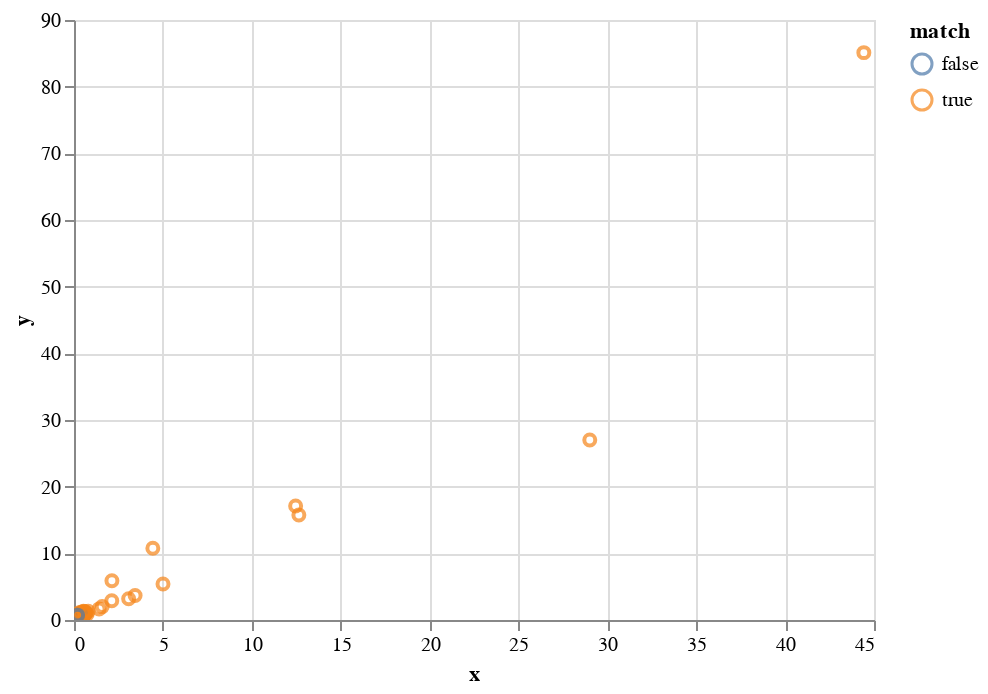

The cell this chart's notebook holds for it:
### Code cell
from sklearn.decomposition import PCA
from sklearn.linear_model import LogisticRegression
from sklearn.metrics import confusion_matrix, accuracy_score, plot_confusion_matrix
from sklearn.preprocessing import StandardScaler, Normalizer
from sklearn.pipeline import make_pipeline
from sklearn.svm import SVC

df = all_df.query("pool.str.contains('193')", engine="python").reset_index(drop=True).copy()
df["statut"] = df["statut"].replace("0", "neg").replace("inconnu","neg").map({"pos":1, "neg": 0})



features = df[["TOTAL","FORWARD_PRIMER_N1","FORWARD_PRIMER_N2", "N1","N2", "HUMAIN", "SPIKE_HUMAN", "SPIKE_N1", "SPIKE_N2"]].copy()

target = df["statut"].copy()


model = make_pipeline( LogisticRegression(max_iter=1000))

model.fit(features, target)
print( "Accurency", model.score(features, target))

plot_confusion_matrix(model, features, target)

predicted = model.predict(features)
predicted_proba = model.predict_proba(features)


features["observed"] = target 
features["predicted"] = predicted 
features["predicted_proba"] = predicted_proba[:,1] * 100 

features["well"] = df["well"]
features["comment"] = df["comment"]

features["match"] = features["predicted"] == features["observed"]

alt.Chart(features).mark_point().encode(
    x="x:Q", y="y:Q", color="match:N", tooltip="comment"
).transform_calculate(
    x='datum.N1/datum.SPIKE_N1',
    y='datum.N2/datum.SPIKE_N2',
).interactive()

### Figure 1 — Vega-Lite specification as saved in the notebook (floating-point values rounded to 4 significant figures)
{"config": {"view": {"continuousWidth": 400, "continuousHeight": 300}}, "data": {"name": "data-2bf29692a167beb979bd61fa9f1b5d9f"}, "mark": "point", "encoding": {"color": {"type": "nominal", "field": "match"}, "tooltip": {"type": "nominal", "field": "comment"}, "x": {"type": "quantitative", "field": "x"}, "y": {"type": "quantitative", "field": "y"}}, "selection": {"selector001": {"type": "interval", "bind": "scales", "encodings": ["x", "y"]}}, "transform": [{"calculate": "datum.N1/datum.SPIKE_N1", "as": "x"}, {"calculate": "datum.N2/datum.SPIKE_N2", "as": "y"}], "$schema": "https://vega.github.io/schema/vega-lite/v4.8.1.json", "datasets": {"data-2bf29692a167beb979bd61fa9f1b5d9f": [{"TOTAL": 48566, "FORWARD_PRIMER_N1": 26050, "FORWARD_PRIMER_N2": 16598, "N1": 17816, "N2": 14226, "HUMAIN": 190, "SPIKE_HUMAN": 1915, "SPIKE_N1": 8353, "SPIKE_N2": 2415, "observed": 1, "predicted": 1, "predicted_proba": 100.0, "well": "A1", "comment": "17", "match": true}, {"TOTAL": 49751, "FORWARD_PRIMER_N1": 16494, "FORWARD_PRIMER_N2": 28583, "N1": 13649, "N2": 26105, "HUMAIN": 65, "SPIKE_HUMAN": 1008, "SPIKE_N1": 3078, "SPIKE_N2": 2424, "observed": 1, "predicted": 1, "predicted_proba": 100.0, "well": "B1", "comment": "18", "match": true}, {"TOTAL": 804732, "FORWARD_PRIMER_N1": 123947, "FORWARD_PRIMER_N2": 622929, "N1": 124621, "N2": 616918, "HUMAIN": 523, "SPIKE_HUMAN": 2311, "SPIKE_N1": 2805, "SPIKE_N2": 7249, "observed": 1, "predicted": 1, "predicted_proba": 100.0, "well": "C1", "comment": "19", "match": true}, {"TOTAL": 17904, "FORWARD_PRIMER_N1": 6142, "FORWARD_PRIMER_N2": 8251, "N1": 1118, "N2": 3547, "HUMAIN": 210, "SPIKE_HUMAN": 1780, "SPIKE_N1": 4830, "SPIKE_N2": 4722, "observed": 1, "predicted": 1, "predicted_proba": 57.26, "well": "D1", "comment": "20", "match": true}, {"TOTAL": 13298, "FORWARD_PRIMER_N1": 5774, "FORWARD_PRIMER_N2": 4957, "N1": 820, "N2": 1973, "HUMAIN": 145, "SPIKE_HUMAN": 1283, "SPIKE_N1": 4780, "SPIKE_N2": 2965, "observed": 1, "predicted": 1, "predicted_proba": 65.53, "well": "E1", "comment": "21", "match": true}, {"TOTAL": 27677, "FORWARD_PRIMER_N1": 12373, "FORWARD_PRIMER_N2": 10528, "N1": 1668, "N2": 4066, "HUMAIN": 356, "SPIKE_HUMAN": 2204, "SPIKE_N1": 10347, "SPIKE_N2": 6266, "observed": 1, "predicted": 1, "predicted_proba": 99.08, "well": "F1", "comment": "22", "match": true}, {"TOTAL": 16821, "FORWARD_PRIMER_N1": 5803, "FORWARD_PRIMER_N2": 8222, "N1": 885, "N2": 3487, "HUMAIN": 134, "SPIKE_HUMAN": 1344, "SPIKE_N1": 4754, "SPIKE_N2": 4626, "observed": 1, "predicted": 1, "predicted_proba": 95.53, "well": "G1", "comment": "23", "match": true}, {"TOTAL": 23896, "FORWARD_PRIMER_N1": 11534, "FORWARD_PRIMER_N2": 9215, "N1": 3121, "N2": 4445, "HUMAIN": 124, "SPIKE_HUMAN": 1142, "SPIKE_N1": 8046, "SPIKE_N2": 4566, "observed": 1, "predicted": 1, "predicted_proba": 100.0, "well": "H1", "comment": "24", "match": true}, {"TOTAL": 17137, "FORWARD_PRIMER_N1": 6576, "FORWARD_PRIMER_N2": 6346, "N1": 721, "N2": 2662, "HUMAIN": 291, "SPIKE_HUMAN": 2444, "SPIKE_N1": 5624, "SPIKE_N2": 3639, "observed": 0, "predicted": 0, "predicted_proba": 2.152, "well": "A2", "comment": "25", "match": true}, {"TOTAL": 13091, "FORWARD_PRIMER_N1": 6083, "FORWARD_PRIMER_N2": 4236, "N1": 361, "N2": 1409, "HUMAIN": 103, "SPIKE_HUMAN": 1576, "SPIKE_N1": 5435, "SPIKE_N2": 2759, "observed": 0, "predicted": 0, "predicted_proba": 24.26, "well": "B2", "comment": "26", "match": true}, {"TOTAL": 14596, "FORWARD_PRIMER_N1": 5205, "FORWARD_PRIMER_N2": 6422, "N1": 560, "N2": 2197, "HUMAIN": 208, "SPIKE_HUMAN": 1513, "SPIKE_N1": 4525, "SPIKE_N2": 4224, "observed": 0, "predicted": 0, "predicted_proba": 26.53, "well": "C2", "comment": "27", "match": true}, {"TOTAL": 18340, "FORWARD_PRIMER_N1": 6934, "FORWARD_PRIMER_N2": 7755, "N1": 360, "N2": 2144, "HUMAIN": 143, "SPIKE_HUMAN": 1938, "SPIKE_N1": 6310, "SPIKE_N2": 5487, "observed": 0, "predicted": 0, "predicted_proba": 22.73, "well": "D2", "comment": "28", "match": true}, {"TOTAL": 19403, "FORWARD_PRIMER_N1": 6241, "FORWARD_PRIMER_N2": 7445, "N1": 956, "N2": 3518, "HUMAIN": 480, "SPIKE_HUMAN": 3371, "SPIKE_N1": 5148, "SPIKE_N2": 3998, "observed": 0, "predicted": 0, "predicted_proba": 0.01502, "well": "E2", "comment": "29", "match": true}, {"TOTAL": 23623, "FORWARD_PRIMER_N1": 10021, "FORWARD_PRIMER_N2": 9138, "N1": 447, "N2": 2039, "HUMAIN": 107, "SPIKE_HUMAN": 2290, "SPIKE_N1": 9247, "SPIKE_N2": 6967, "observed": 0, "predicted": 0, "predicted_proba": 33.73, "well": "F2", "comment": "30", "match": true}, {"TOTAL": 18163, "FORWARD_PRIMER_N1": 6603, "FORWARD_PRIMER_N2": 7744, "N1": 334, "N2": 2419, "HUMAIN": 215, "SPIKE_HUMAN": 2036, "SPIKE_N1": 6005, "SPIKE_N2": 5346, "observed": 0, "predicted": 0, "predicted_proba": 6.415, "well": "G2", "comment": "31", "match": true}, {"TOTAL": 26064, "FORWARD_PRIMER_N1": 14417, "FORWARD_PRIMER_N2": 6645, "N1": 554, "N2": 1990, "HUMAIN": 102, "SPIKE_HUMAN": 2627, "SPIKE_N1": 13199, "SPIKE_N2": 4591, "observed": 0, "predicted": 1, "predicted_proba": 54.89, "well": "H2", "comment": "32", "match": false}, {"TOTAL": 14509, "FORWARD_PRIMER_N1": 7140, "FORWARD_PRIMER_N2": 3967, "N1": 331, "N2": 1314, "HUMAIN": 691, "SPIKE_HUMAN": 1472, "SPIKE_N1": 6597, "SPIKE_N2": 2630, "observed": 0, "predicted": 0, "predicted_proba": 7.521, "well": "A3", "comment": "33", "match": true}, {"TOTAL": 14802, "FORWARD_PRIMER_N1": 5584, "FORWARD_PRIMER_N2": 5723, "N1": 976, "N2": 2421, "HUMAIN": 314, "SPIKE_HUMAN": 1895, "SPIKE_N1": 4484, "SPIKE_N2": 3244, "observed": 0, "predicted": 0, "predicted_proba": 11.8, "well": "B3", "comment": "0", "match": true}, {"TOTAL": 19781, "FORWARD_PRIMER_N1": 5947, "FORWARD_PRIMER_N2": 10670, "N1": 1967, "N2": 5753, "HUMAIN": 271, "SPIKE_HUMAN": 1353, "SPIKE_N1": 3809, "SPIKE_N2": 4767, "observed": 1, "predicted": 1, "predicted_proba": 99.84, "well": "C3", "comment": "A100", "match": true}, {"TOTAL": 22531, "FORWARD_PRIMER_N1": 9978, "FORWARD_PRIMER_N2": 8410, "N1": 2677, "N2": 4409, "HUMAIN": 242, "SPIKE_HUMAN": 1990, "SPIKE_N1": 7031, "SPIKE_N2": 3849, "observed": 1, "predicted": 1, "predicted_proba": 99.4, "well": "D3", "comment": "A100", "match": true}, {"TOTAL": 19483, "FORWARD_PRIMER_N1": 2854, "FORWARD_PRIMER_N2": 12946, "N1": 973, "N2": 7324, "HUMAIN": 201, "SPIKE_HUMAN": 1918, "SPIKE_N1": 1834, "SPIKE_N2": 5519, "observed": 1, "predicted": 1, "predicted_proba": 93.32, "well": "E3", "comment": "A100", "match": true}, {"TOTAL": 24621, "FORWARD_PRIMER_N1": 12187, "FORWARD_PRIMER_N2": 7859, "N1": 577, "N2": 1806, "HUMAIN": 68, "SPIKE_HUMAN": 2389, "SPIKE_N1": 11064, "SPIKE_N2": 5970, "observed": 1, "predicted": 0, "predicted_proba": 49.16, "well": "F3", "comment": "B100", "match": false}, {"TOTAL": 12443, "FORWARD_PRIMER_N1": 3490, "FORWARD_PRIMER_N2": 6643, "N1": 280, "N2": 2605, "HUMAIN": 46, "SPIKE_HUMAN": 1247, "SPIKE_N1": 3105, "SPIKE_N2": 3858, "observed": 1, "predicted": 1, "predicted_proba": 70.88, "well": "G3", "comment": "B100", "match": true}, {"TOTAL": 23330, "FORWARD_PRIMER_N1": 12117, "FORWARD_PRIMER_N2": 7015, "N1": 653, "N2": 2253, "HUMAIN": 111, "SPIKE_HUMAN": 2144, "SPIKE_N1": 10912, "SPIKE_N2": 4697, "observed": 1, "predicted": 1, "predicted_proba": 81.89, "well": "H3", "comment": "B100", "match": true}, {"TOTAL": 102509, "FORWARD_PRIMER_N1": 61840, "FORWARD_PRIMER_N2": 24642, "N1": 41663, "N2": 17854, "HUMAIN": 1457, "SPIKE_HUMAN": 5885, "SPIKE_N1": 19606, "SPIKE_N2": 6193, "observed": 1, "predicted": 1, "predicted_proba": 100.0, "well": "A1", "comment": "17", "match": true}, {"TOTAL": 131975, "FORWARD_PRIMER_N1": 60158, "FORWARD_PRIMER_N2": 57595, "N1": 50568, "N2": 47737, "HUMAIN": 671, "SPIKE_HUMAN": 3401, "SPIKE_N1": 10101, "SPIKE_N2": 8841, "observed": 1, "predicted": 1, "predicted_proba": 100.0, "well": "B1", "comment": "18", "match": true}, {"TOTAL": 1034674, "FORWARD_PRIMER_N1": 271499, "FORWARD_PRIMER_N2": 673027, "N1": 268220, "N2": 641602, "HUMAIN": 5221, "SPIKE_HUMAN": 8141, "SPIKE_N1": 9245, "SPIKE_N2": 23769, "observed": 1, "predicted": 1, "predicted_proba": 100.0, "well": "C1", "comment": "19", "match": true}, {"TOTAL": 52026, "FORWARD_PRIMER_N1": 18732, "FORWARD_PRIMER_N2": 21853, "N1": 5354, "N2": 7748, "HUMAIN": 1777, "SPIKE_HUMAN": 5368, "SPIKE_N1": 12695, "SPIKE_N2": 13177, "observed": 1, "predicted": 1, "predicted_proba": 60.84, "well": "D1", "comment": "20", "match": true}, {"TOTAL": 39110, "FORWARD_PRIMER_N1": 17069, "FORWARD_PRIMER_N2": 13725, "N1": 4137, "N2": 4472, "HUMAIN": 1137, "SPIKE_HUMAN": 3953, "SPIKE_N1": 12282, "SPIKE_N2": 8654, "observed": 1, "predicted": 1, "predicted_proba": 81.13, "well": "E1", "comment": "21", "match": true}, {"TOTAL": 79151, "FORWARD_PRIMER_N1": 35258, "FORWARD_PRIMER_N2": 27742, "N1": 8510, "N2": 9408, "HUMAIN": 2890, "SPIKE_HUMAN": 6760, "SPIKE_N1": 25194, "SPIKE_N2": 17130, "observed": 1, "predicted": 1, "predicted_proba": 99.91, "well": "F1", "comment": "22", "match": true}, {"TOTAL": 46437, "FORWARD_PRIMER_N1": 16631, "FORWARD_PRIMER_N2": 21203, "N1": 3883, "N2": 7636, "HUMAIN": 1048, "SPIKE_HUMAN": 3885, "SPIKE_N1": 12004, "SPIKE_N2": 12734, "observed": 1, "predicted": 1, "predicted_proba": 99.89, "well": "G1", "comment": "23", "match": true}, {"TOTAL": 68212, "FORWARD_PRIMER_N1": 33350, "FORWARD_PRIMER_N2": 24933, "N1": 10739, "N2": 9673, "HUMAIN": 920, "SPIKE_HUMAN": 3771, "SPIKE_N1": 21405, "SPIKE_N2": 14064, "observed": 1, "predicted": 1, "predicted_proba": 100.0, "well": "H1", "comment": "24", "match": true}, {"TOTAL": 49336, "FORWARD_PRIMER_N1": 19550, "FORWARD_PRIMER_N2": 16458, "N1": 3968, "N2": 5872, "HUMAIN": 2149, "SPIKE_HUMAN": 6978, "SPIKE_N1": 14717, "SPIKE_N2": 9846, "observed": 0, "predicted": 0, "predicted_proba": 0.000345, "well": "A2", "comment": "25", "match": true}, {"TOTAL": 39259, "FORWARD_PRIMER_N1": 17044, "FORWARD_PRIMER_N2": 13330, "N1": 1972, "N2": 4167, "HUMAIN": 849, "SPIKE_HUMAN": 4714, "SPIKE_N1": 14144, "SPIKE_N2": 8583, "observed": 0, "predicted": 0, "predicted_proba": 2.144, "well": "B2", "comment": "26", "match": true}, {"TOTAL": 37026, "FORWARD_PRIMER_N1": 13058, "FORWARD_PRIMER_N2": 15858, "N1": 2532, "N2": 4665, "HUMAIN": 1209, "SPIKE_HUMAN": 3948, "SPIKE_N1": 9972, "SPIKE_N2": 10494, "observed": 0, "predicted": 0, "predicted_proba": 13.11, "well": "C2", "comment": "27", "match": true}, {"TOTAL": 49456, "FORWARD_PRIMER_N1": 18873, "FORWARD_PRIMER_N2": 20341, "N1": 2172, "N2": 5239, "HUMAIN": 850, "SPIKE_HUMAN": 5434, "SPIKE_N1": 15606, "SPIKE_N2": 14078, "observed": 0, "predicted": 0, "predicted_proba": 17.82, "well": "D2", "comment": "28", "match": true}, {"TOTAL": 59080, "FORWARD_PRIMER_N1": 18718, "FORWARD_PRIMER_N2": 20968, "N1": 4661, "N2": 7998, "HUMAIN": 4090, "SPIKE_HUMAN": 9972, "SPIKE_N1": 13190, "SPIKE_N2": 12122, "observed": 0, "predicted": 0, "predicted_proba": 2.565e-12, "well": "E2", "comment": "29", "match": true}, {"TOTAL": 56220, "FORWARD_PRIMER_N1": 24270, "FORWARD_PRIMER_N2": 20810, "N1": 2552, "N2": 4379, "HUMAIN": 767, "SPIKE_HUMAN": 5770, "SPIKE_N1": 20389, "SPIKE_N2": 15399, "observed": 0, "predicted": 1, "predicted_proba": 50.44, "well": "F2", "comment": "30", "match": false}, {"TOTAL": 46351, "FORWARD_PRIMER_N1": 16740, "FORWARD_PRIMER_N2": 19180, "N1": 1815, "N2": 4934, "HUMAIN": 1318, "SPIKE_HUMAN": 5317, "SPIKE_N1": 14068, "SPIKE_N2": 13372, "observed": 0, "predicted": 0, "predicted_proba": 0.3182, "well": "G2", "comment": "31", "match": true}, {"TOTAL": 67714, "FORWARD_PRIMER_N1": 36337, "FORWARD_PRIMER_N2": 17322, "N1": 3212, "N2": 4228, "HUMAIN": 932, "SPIKE_HUMAN": 7391, "SPIKE_N1": 30848, "SPIKE_N2": 12190, "observed": 0, "predicted": 0, "predicted_proba": 22.0, "well": "H2", "comment": "32", "match": true}, {"TOTAL": 40998, "FORWARD_PRIMER_N1": 18776, "FORWARD_PRIMER_N2": 10591, "N1": 2088, "N2": 3221, "HUMAIN": 3871, "SPIKE_HUMAN": 4292, "SPIKE_N1": 15620, "SPIKE_N2": 6984, "observed": 0, "predicted": 0, "predicted_proba": 5.304e-05, "well": "A3", "comment": "33", "match": true}, {"TOTAL": 46790, "FORWARD_PRIMER_N1": 16792, "FORWARD_PRIMER_N2": 17083, "N1": 4749, "N2": 6191, "HUMAIN": 2520, "SPIKE_HUMAN": 6521, "SPIKE_N1": 11391, "SPIKE_N2": 10062, "observed": 0, "predicted": 0, "predicted_proba": 0.0007592, "well": "B3", "comment": "0", "match": true}, {"TOTAL": 56685, "FORWARD_PRIMER_N1": 18575, "FORWARD_PRIMER_N2": 27273, "N1": 7654, "N2": 12020, "HUMAIN": 1946, "SPIKE_HUMAN": 4370, "SPIKE_N1": 10368, "SPIKE_N2": 14035, "observed": 1, "predicted": 1, "predicted_proba": 100.0, "well": "C3", "comment": "A100", "match": true}, {"TOTAL": 64022, "FORWARD_PRIMER_N1": 29665, "FORWARD_PRIMER_N2": 21329, "N1": 9925, "N2": 8883, "HUMAIN": 1798, "SPIKE_HUMAN": 5884, "SPIKE_N1": 18404, "SPIKE_N2": 11515, "observed": 1, "predicted": 1, "predicted_proba": 100.0, "well": "D3", "comment": "A100", "match": true}, {"TOTAL": 50241, "FORWARD_PRIMER_N1": 8014, "FORWARD_PRIMER_N2": 31243, "N1": 3014, "N2": 14140, "HUMAIN": 1432, "SPIKE_HUMAN": 5662, "SPIKE_N1": 4759, "SPIKE_N2": 15701, "observed": 1, "predicted": 1, "predicted_proba": 86.76, "well": "E3", "comment": "A100", "match": true}, {"TOTAL": 63311, "FORWARD_PRIMER_N1": 30885, "FORWARD_PRIMER_N2": 20031, "N1": 2856, "N2": 4255, "HUMAIN": 493, "SPIKE_HUMAN": 6617, "SPIKE_N1": 25979, "SPIKE_N2": 14774, "observed": 1, "predicted": 1, "predicted_proba": 67.75, "well": "F3", "comment": "B100", "match": true}, {"TOTAL": 38364, "FORWARD_PRIMER_N1": 10890, "FORWARD_PRIMER_N2": 20289, "N1": 1520, "N2": 7105, "HUMAIN": 390, "SPIKE_HUMAN": 3815, "SPIKE_N1": 8812, "SPIKE_N2": 12364, "observed": 1, "predicted": 1, "predicted_proba": 95.57, "well": "G3", "comment": "B100", "match": true}, {"TOTAL": 61096, "FORWARD_PRIMER_N1": 31759, "FORWARD_PRIMER_N2": 17861, "N1": 3378, "N2": 4827, "HUMAIN": 723, "SPIKE_HUMAN": 5864, "SPIKE_N1": 26390, "SPIKE_N2": 12042, "observed": 1, "predicted": 1, "predicted_proba": 99.63, "well": "H3", "comment": "B100", "match": true}, {"TOTAL": 66201, "FORWARD_PRIMER_N1": 35932, "FORWARD_PRIMER_N2": 19064, "N1": 21348, "N2": 11834, "HUMAIN": 482, "SPIKE_HUMAN": 5280, "SPIKE_N1": 15113, "SPIKE_N2": 7113, "observed": 1, "predicted": 1, "predicted_proba": 100.0, "well": "A1", "comment": "17", "match": true}, {"TOTAL": 83984, "FORWARD_PRIMER_N1": 36779, "FORWARD_PRIMER_N2": 37709, "N1": 28497, "N2": 28775, "HUMAIN": 246, "SPIKE_HUMAN": 2963, "SPIKE_N1": 9271, "SPIKE_N2": 9048, "observed": 1, "predicted": 1, "predicted_proba": 100.0, "well": "B1", "comment": "18", "match": true}, {"TOTAL": 507559, "FORWARD_PRIMER_N1": 129301, "FORWARD_PRIMER_N2": 331925, "N1": 125959, "N2": 315594, "HUMAIN": 1682, "SPIKE_HUMAN": 8809, "SPIKE_N1": 9958, "SPIKE_N2": 20032, "observed": 1, "predicted": 1, "predicted_proba": 100.0, "well": "C1", "comment": "19", "match": true}, {"TOTAL": 46109, "FORWARD_PRIMER_N1": 17266, "FORWARD_PRIMER_N2": 19629, "N1": 5302, "N2": 7870, "HUMAIN": 618, "SPIKE_HUMAN": 4977, "SPIKE_N1": 12098, "SPIKE_N2": 11473, "observed": 1, "predicted": 1, "predicted_proba": 98.08, "well": "D1", "comment": "20", "match": true}, {"TOTAL": 39842, "FORWARD_PRIMER_N1": 15833, "FORWARD_PRIMER_N2": 16841, "N1": 4698, "N2": 6433, "HUMAIN": 366, "SPIKE_HUMAN": 3693, "SPIKE_N1": 11098, "SPIKE_N2": 10202, "observed": 1, "predicted": 1, "predicted_proba": 99.88, "well": "E1", "comment": "21", "match": true}, {"TOTAL": 73019, "FORWARD_PRIMER_N1": 30050, "FORWARD_PRIMER_N2": 27378, "N1": 8184, "N2": 11259, "HUMAIN": 1260, "SPIKE_HUMAN": 8432, "SPIKE_N1": 21814, "SPIKE_N2": 15768, "observed": 1, "predicted": 1, "predicted_proba": 84.19, "well": "F1", "comment": "22", "match": true}, {"TOTAL": 42133, "FORWARD_PRIMER_N1": 13855, "FORWARD_PRIMER_N2": 20816, "N1": 3309, "N2": 8463, "HUMAIN": 394, "SPIKE_HUMAN": 3972, "SPIKE_N1": 10473, "SPIKE_N2": 11993, "observed": 1, "predicted": 1, "predicted_proba": 99.84, "well": "G1", "comment": "23", "match": true}, {"TOTAL": 51792, "FORWARD_PRIMER_N1": 22099, "FORWARD_PRIMER_N2": 21972, "N1": 7361, "N2": 9528, "HUMAIN": 331, "SPIKE_HUMAN": 3523, "SPIKE_N1": 14681, "SPIKE_N2": 11959, "observed": 1, "predicted": 1, "predicted_proba": 100.0, "well": "H1", "comment": "24", "match": true}, {"TOTAL": 41789, "FORWARD_PRIMER_N1": 13781, "FORWARD_PRIMER_N2": 17753, "N1": 3429, "N2": 7109, "HUMAIN": 686, "SPIKE_HUMAN": 6375, "SPIKE_N1": 10218, "SPIKE_N2": 10436, "observed": 0, "predicted": 0, "predicted_proba": 0.02814, "well": "A2", "comment": "25", "match": true}, {"TOTAL": 36557, "FORWARD_PRIMER_N1": 13273, "FORWARD_PRIMER_N2": 16334, "N1": 2168, "N2": 6235, "HUMAIN": 303, "SPIKE_HUMAN": 3887, "SPIKE_N1": 10861, "SPIKE_N2": 9832, "observed": 0, "predicted": 1, "predicted_proba": 88.89, "well": "B2", "comment": "26", "match": false}, {"TOTAL": 28173, "FORWARD_PRIMER_N1": 8702, "FORWARD_PRIMER_N2": 13603, "N1": 1869, "N2": 4660, "HUMAIN": 308, "SPIKE_HUMAN": 3443, "SPIKE_N1": 6743, "SPIKE_N2": 8684, "observed": 0, "predicted": 0, "predicted_proba": 21.1, "well": "C2", "comment": "27", "match": true}, {"TOTAL": 37483, "FORWARD_PRIMER_N1": 11990, "FORWARD_PRIMER_N2": 17573, "N1": 1476, "N2": 5800, "HUMAIN": 308, "SPIKE_HUMAN": 4772, "SPIKE_N1": 10282, "SPIKE_N2": 11428, "observed": 0, "predicted": 0, "predicted_proba": 2.987, "well": "D2", "comment": "28", "match": true}, {"TOTAL": 63948, "FORWARD_PRIMER_N1": 19913, "FORWARD_PRIMER_N2": 23755, "N1": 5296, "N2": 10416, "HUMAIN": 2156, "SPIKE_HUMAN": 12816, "SPIKE_N1": 14556, "SPIKE_N2": 13101, "observed": 0, "predicted": 0, "predicted_proba": 3.708e-13, "well": "E2", "comment": "29", "match": true}, {"TOTAL": 46882, "FORWARD_PRIMER_N1": 16863, "FORWARD_PRIMER_N2": 20317, "N1": 1827, "N2": 5589, "HUMAIN": 292, "SPIKE_HUMAN": 5695, "SPIKE_N1": 14561, "SPIKE_N2": 14421, "observed": 0, "predicted": 0, "predicted_proba": 0.8605, "well": "F2", "comment": "30", "match": true}, {"TOTAL": 38736, "FORWARD_PRIMER_N1": 11079, "FORWARD_PRIMER_N2": 19287, "N1": 1542, "N2": 6166, "HUMAIN": 404, "SPIKE_HUMAN": 4986, "SPIKE_N1": 9306, "SPIKE_N2": 12814, "observed": 0, "predicted": 0, "predicted_proba": 0.5063, "well": "G2", "comment": "31", "match": true}, {"TOTAL": 47190, "FORWARD_PRIMER_N1": 19532, "FORWARD_PRIMER_N2": 16621, "N1": 1864, "N2": 5124, "HUMAIN": 399, "SPIKE_HUMAN": 6733, "SPIKE_N1": 17237, "SPIKE_N2": 11205, "observed": 0, "predicted": 0, "predicted_proba": 0.01377, "well": "H2", "comment": "32", "match": true}, {"TOTAL": 31876, "FORWARD_PRIMER_N1": 12997, "FORWARD_PRIMER_N2": 11984, "N1": 1896, "N2": 3948, "HUMAIN": 754, "SPIKE_HUMAN": 3562, "SPIKE_N1": 10553, "SPIKE_N2": 7718, "observed": 0, "predicted": 0, "predicted_proba": 11.56, "well": "A3", "comment": "33", "match": true}, {"TOTAL": 49132, "FORWARD_PRIMER_N1": 16880, "FORWARD_PRIMER_N2": 21499, "N1": 5851, "N2": 9205, "HUMAIN": 882, "SPIKE_HUMAN": 6062, "SPIKE_N1": 11099, "SPIKE_N2": 12066, "observed": 0, "predicted": 0, "predicted_proba": 40.12, "well": "B3", "comment": "0", "match": true}, {"TOTAL": 56402, "FORWARD_PRIMER_N1": 17427, "FORWARD_PRIMER_N2": 29316, "N1": 6861, "N2": 14420, "HUMAIN": 738, "SPIKE_HUMAN": 4858, "SPIKE_N1": 10638, "SPIKE_N2": 14572, "observed": 1, "predicted": 1, "predicted_proba": 100.0, "well": "C3", "comment": "A100", "match": true}, {"TOTAL": 54178, "FORWARD_PRIMER_N1": 22548, "FORWARD_PRIMER_N2": 21458, "N1": 8053, "N2": 10059, "HUMAIN": 627, "SPIKE_HUMAN": 5291, "SPIKE_N1": 14517, "SPIKE_N2": 11202, "observed": 1, "predicted": 1, "predicted_proba": 100.0, "well": "D3", "comment": "A100", "match": true}, {"TOTAL": 44438, "FORWARD_PRIMER_N1": 6579, "FORWARD_PRIMER_N2": 29182, "N1": 2173, "N2": 14171, "HUMAIN": 536, "SPIKE_HUMAN": 5001, "SPIKE_N1": 4484, "SPIKE_N2": 14656, "observed": 1, "predicted": 1, "predicted_proba": 90.23, "well": "E3", "comment": "A100", "match": true}, {"TOTAL": 39928, "FORWARD_PRIMER_N1": 15579, "FORWARD_PRIMER_N2": 16422, "N1": 1572, "N2": 4537, "HUMAIN": 216, "SPIKE_HUMAN": 4605, "SPIKE_N1": 13554, "SPIKE_N2": 11582, "observed": 1, "predicted": 0, "predicted_proba": 13.41, "well": "F3", "comment": "B100", "match": false}, {"TOTAL": 33985, "FORWARD_PRIMER_N1": 8354, "FORWARD_PRIMER_N2": 20300, "N1": 1446, "N2": 8732, "HUMAIN": 163, "SPIKE_HUMAN": 2815, "SPIKE_N1": 6790, "SPIKE_N2": 11365, "observed": 1, "predicted": 1, "predicted_proba": 99.85, "well": "G3", "comment": "B100", "match": true}, {"TOTAL": 42111, "FORWARD_PRIMER_N1": 16726, "FORWARD_PRIMER_N2": 16875, "N1": 2117, "N2": 5746, "HUMAIN": 348, "SPIKE_HUMAN": 4954, "SPIKE_N1": 14302, "SPIKE_N2": 10814, "observed": 1, "predicted": 0, "predicted_proba": 32.19, "well": "H3", "comment": "B100", "match": false}, {"TOTAL": 66356, "FORWARD_PRIMER_N1": 36897, "FORWARD_PRIMER_N2": 18008, "N1": 22886, "N2": 11983, "HUMAIN": 896, "SPIKE_HUMAN": 5092, "SPIKE_N1": 14432, "SPIKE_N2": 5961, "observed": 1, "predicted": 1, "predicted_proba": 100.0, "well": "A1", "comment": "17", "match": true}, {"TOTAL": 82804, "FORWARD_PRIMER_N1": 37899, "FORWARD_PRIMER_N2": 35175, "N1": 30141, "N2": 27693, "HUMAIN": 446, "SPIKE_HUMAN": 2966, "SPIKE_N1": 8770, "SPIKE_N2": 7525, "observed": 1, "predicted": 1, "predicted_proba": 100.0, "well": "B1", "comment": "18", "match": true}, {"TOTAL": 524611, "FORWARD_PRIMER_N1": 140941, "FORWARD_PRIMER_N2": 334390, "N1": 136624, "N2": 319465, "HUMAIN": 3079, "SPIKE_HUMAN": 8668, "SPIKE_N1": 10959, "SPIKE_N2": 18689, "observed": 1, "predicted": 1, "predicted_proba": 100.0, "well": "C1", "comment": "19", "match": true}, {"TOTAL": 48814, "FORWARD_PRIMER_N1": 18725, "FORWARD_PRIMER_N2": 19686, "N1": 6929, "N2": 9651, "HUMAIN": 1256, "SPIKE_HUMAN": 5250, "SPIKE_N1": 11919, "SPIKE_N2": 9882, "observed": 1, "predicted": 1, "predicted_proba": 98.0, "well": "D1", "comment": "20", "match": true}, {"TOTAL": 39324, "FORWARD_PRIMER_N1": 16328, "FORWARD_PRIMER_N2": 15658, "N1": 5760, "N2": 7215, "HUMAIN": 676, "SPIKE_HUMAN": 3531, "SPIKE_N1": 10483, "SPIKE_N2": 8259, "observed": 1, "predicted": 1, "predicted_proba": 99.97, "well": "E1", "comment": "21", "match": true}, {"TOTAL": 77504, "FORWARD_PRIMER_N1": 33070, "FORWARD_PRIMER_N2": 27035, "N1": 10473, "N2": 13268, "HUMAIN": 2640, "SPIKE_HUMAN": 8519, "SPIKE_N1": 22194, "SPIKE_N2": 13599, "observed": 1, "predicted": 1, "predicted_proba": 74.95, "well": "F1", "comment": "22", "match": true}, {"TOTAL": 41294, "FORWARD_PRIMER_N1": 13846, "FORWARD_PRIMER_N2": 20002, "N1": 3973, "N2": 9638, "HUMAIN": 650, "SPIKE_HUMAN": 3653, "SPIKE_N1": 9813, "SPIKE_N2": 10126, "observed": 1, "predicted": 1, "predicted_proba": 99.96, "well": "G1", "comment": "23", "match": true}, {"TOTAL": 49793, "FORWARD_PRIMER_N1": 22149, "FORWARD_PRIMER_N2": 19944, "N1": 8309, "N2": 10087, "HUMAIN": 599, "SPIKE_HUMAN": 3240, "SPIKE_N1": 13562, "SPIKE_N2": 9627, "observed": 1, "predicted": 1, "predicted_proba": 100.0, "well": "H1", "comment": "24", "match": true}, {"TOTAL": 42301, "FORWARD_PRIMER_N1": 14324, "FORWARD_PRIMER_N2": 17380, "N1": 4355, "N2": 8416, "HUMAIN": 1252, "SPIKE_HUMAN": 5948, "SPIKE_N1": 9825, "SPIKE_N2": 8800, "observed": 0, "predicted": 0, "predicted_proba": 0.153, "well": "A2", "comment": "25", "match": true}, {"TOTAL": 35243, "FORWARD_PRIMER_N1": 13090, "FORWARD_PRIMER_N2": 15268, "N1": 2825, "N2": 6914, "HUMAIN": 550, "SPIKE_HUMAN": 3602, "SPIKE_N1": 10070, "SPIKE_N2": 8139, "observed": 0, "predicted": 1, "predicted_proba": 95.91, "well": "B2", "comment": "26", "match": false}, {"TOTAL": 28267, "FORWARD_PRIMER_N1": 9230, "FORWARD_PRIMER_N2": 13293, "N1": 2505, "N2": 5742, "HUMAIN": 460, "SPIKE_HUMAN": 3141, "SPIKE_N1": 6589, "SPIKE_N2": 7361, "observed": 0, "predicted": 1, "predicted_proba": 75.47, "well": "C2", "comment": "27", "match": false}, {"TOTAL": 35732, "FORWARD_PRIMER_N1": 11568, "FORWARD_PRIMER_N2": 16488, "N1": 1973, "N2": 6520, "HUMAIN": 584, "SPIKE_HUMAN": 4254, "SPIKE_N1": 9454, "SPIKE_N2": 9782, "observed": 0, "predicted": 0, "predicted_proba": 8.097, "well": "D2", "comment": "28", "match": true}, {"TOTAL": 69395, "FORWARD_PRIMER_N1": 21667, "FORWARD_PRIMER_N2": 24482, "N1": 6753, "N2": 12525, "HUMAIN": 4738, "SPIKE_HUMAN": 12630, "SPIKE_N1": 14627, "SPIKE_N2": 11941, "observed": 0, "predicted": 0, "predicted_proba": 9.75e-16, "well": "E2", "comment": "29", "match": true}, {"TOTAL": 44216, "FORWARD_PRIMER_N1": 16651, "FORWARD_PRIMER_N2": 18294, "N1": 2320, "N2": 6270, "HUMAIN": 558, "SPIKE_HUMAN": 5092, "SPIKE_N1": 13858, "SPIKE_N2": 11733, "observed": 0, "predicted": 0, "predicted_proba": 7.56, "well": "F2", "comment": "30", "match": true}, {"TOTAL": 37574, "FORWARD_PRIMER_N1": 11169, "FORWARD_PRIMER_N2": 18208, "N1": 1945, "N2": 7194, "HUMAIN": 597, "SPIKE_HUMAN": 4604, "SPIKE_N1": 8937, "SPIKE_N2": 10750, "observed": 0, "predicted": 0, "predicted_proba": 3.286, "well": "G2", "comment": "31", "match": true}, {"TOTAL": 46399, "FORWARD_PRIMER_N1": 19359, "FORWARD_PRIMER_N2": 15819, "N1": 2441, "N2": 5936, "HUMAIN": 890, "SPIKE_HUMAN": 6566, "SPIKE_N1": 16306, "SPIKE_N2": 9584, "observed": 0, "predicted": 0, "predicted_proba": 0.01624, "well": "H2", "comment": "32", "match": true}, {"TOTAL": 30906, "FORWARD_PRIMER_N1": 12622, "FORWARD_PRIMER_N2": 11191, "N1": 2322, "N2": 4573, "HUMAIN": 1186, "SPIKE_HUMAN": 3358, "SPIKE_N1": 9614, "SPIKE_N2": 6268, "observed": 0, "predicted": 0, "predicted_proba": 10.44, "well": "A3", "comment": "33", "match": true}, {"TOTAL": 49809, "FORWARD_PRIMER_N1": 17778, "FORWARD_PRIMER_N2": 20328, "N1": 6963, "N2": 10442, "HUMAIN": 1703, "SPIKE_HUMAN": 6058, "SPIKE_N1": 10907, "SPIKE_N2": 9749, "observed": 0, "predicted": 0, "predicted_proba": 23.34, "well": "B3", "comment": "0", "match": true}, {"TOTAL": 56378, "FORWARD_PRIMER_N1": 18225, "FORWARD_PRIMER_N2": 28175, "N1": 8084, "N2": 15816, "HUMAIN": 1288, "SPIKE_HUMAN": 4589, "SPIKE_N1": 10126, "SPIKE_N2": 12012, "observed": 1, "predicted": 1, "predicted_proba": 100.0, "well": "C3", "comment": "A100", "match": true}, {"TOTAL": 54420, "FORWARD_PRIMER_N1": 23637, "FORWARD_PRIMER_N2": 19975, "N1": 9467, "N2": 10709, "HUMAIN": 1163, "SPIKE_HUMAN": 5255, "SPIKE_N1": 14174, "SPIKE_N2": 9143, "observed": 1, "predicted": 1, "predicted_proba": 100.0, "well": "D3", "comment": "A100", "match": true}, {"TOTAL": 44577, "FORWARD_PRIMER_N1": 6634, "FORWARD_PRIMER_N2": 28803, "N1": 2421, "N2": 16047, "HUMAIN": 1119, "SPIKE_HUMAN": 4790, "SPIKE_N1": 4159, "SPIKE_N2": 12514, "observed": 1, "predicted": 1, "predicted_proba": 90.88, "well": "E3", "comment": "A100", "match": true}, {"TOTAL": 38055, "FORWARD_PRIMER_N1": 15439, "FORWARD_PRIMER_N2": 14992, "N1": 1979, "N2": 5189, "HUMAIN": 371, "SPIKE_HUMAN": 4264, "SPIKE_N1": 12995, "SPIKE_N2": 9473, "observed": 1, "predicted": 1, "predicted_proba": 51.36, "well": "F3", "comment": "B100", "match": true}, {"TOTAL": 32777, "FORWARD_PRIMER_N1": 8176, "FORWARD_PRIMER_N2": 19462, "N1": 1826, "N2": 10004, "HUMAIN": 302, "SPIKE_HUMAN": 2581, "SPIKE_N1": 6231, "SPIKE_N2": 9297, "observed": 1, "predicted": 1, "predicted_proba": 99.98, "well": "G3", "comment": "B100", "match": true}, {"TOTAL": 41013, "FORWARD_PRIMER_N1": 16868, "FORWARD_PRIMER_N2": 15629, "N1": 2803, "N2": 6533, "HUMAIN": 681, "SPIKE_HUMAN": 4622, "SPIKE_N1": 13655, "SPIKE_N2": 8922, "observed": 1, "predicted": 0, "predicted_proba": 46.74, "well": "H3", "comment": "B100", "match": false}]}}
